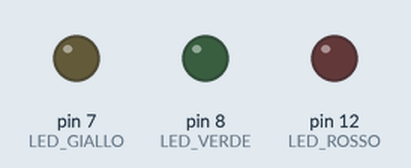
Recording of a sketch running on a simulated Arduino Uno, built with avr-gcc and run on an emulated ATmega328P. Parts: output pins drawn as LEDs (lit = HIGH).

Above: at 0.5 s.
At 3.5 s:
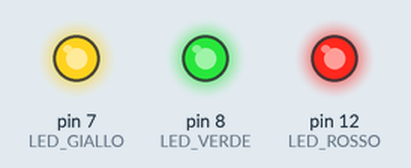
Timing chart, 0 to 4.6 s (numbered marks = the images above):
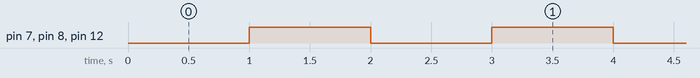

Measured:
- by itself, pin 7 (LED_GIALLO), pin 8 (LED_VERDE), pin 12 (LED_ROSSO): alternates HIGH for 1.0 s and LOW for 1.0 s

The sketch:

_3_LED.ino
```cpp
/*
    17 ottobre 2021 - accensione di 3 LED via software
    in modalità alternata

*/

#define LED_VERDE 8  // Associo al LED_VERDE il numero 8
#define LED_GIALLO 7  // Associo al LED_BIANCO il numero 7
#define LED_ROSSO 12  // Associo al LED_ROSSO il numero 12

int timeBlink = 1000;  // definisco un tempo di lampeggiamento

void setup()
{
    pinMode(LED_VERDE, OUTPUT); // definisco la porta come output
    pinMode(LED_GIALLO, OUTPUT); // definisco la porta come output
    pinMode(LED_ROSSO, OUTPUT); // definisco la porta come output
}

void loop()
{
    digitalWrite(LED_ROSSO, LOW); // spengo i led
    digitalWrite(LED_GIALLO, LOW);
    digitalWrite(LED_VERDE, LOW);
    delay(timeBlink);
    digitalWrite(LED_ROSSO, HIGH);  // accendo i led
    digitalWrite(LED_GIALLO, HIGH);
    digitalWrite(LED_VERDE, HIGH);
    delay(timeBlink);
}
```
